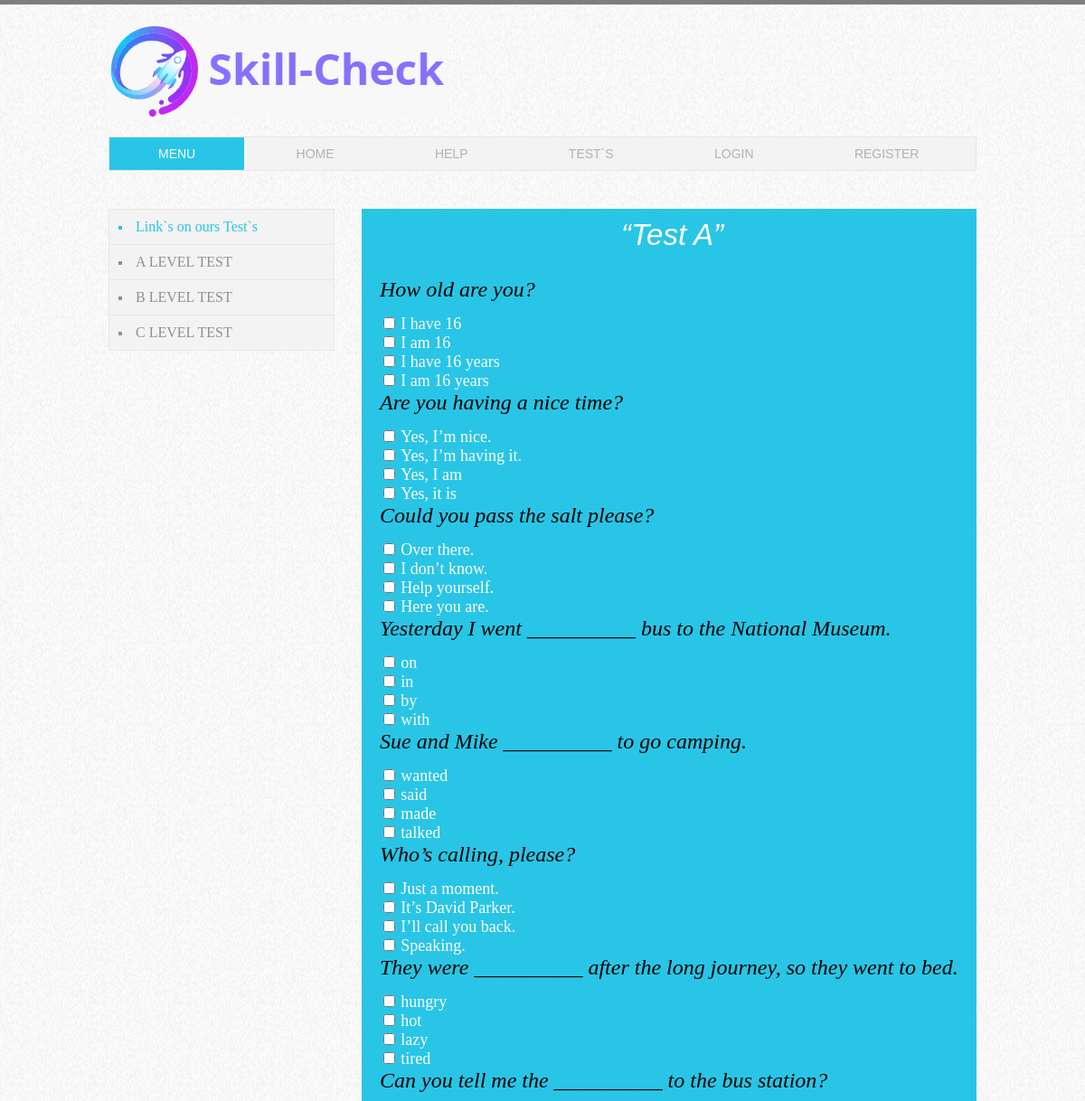
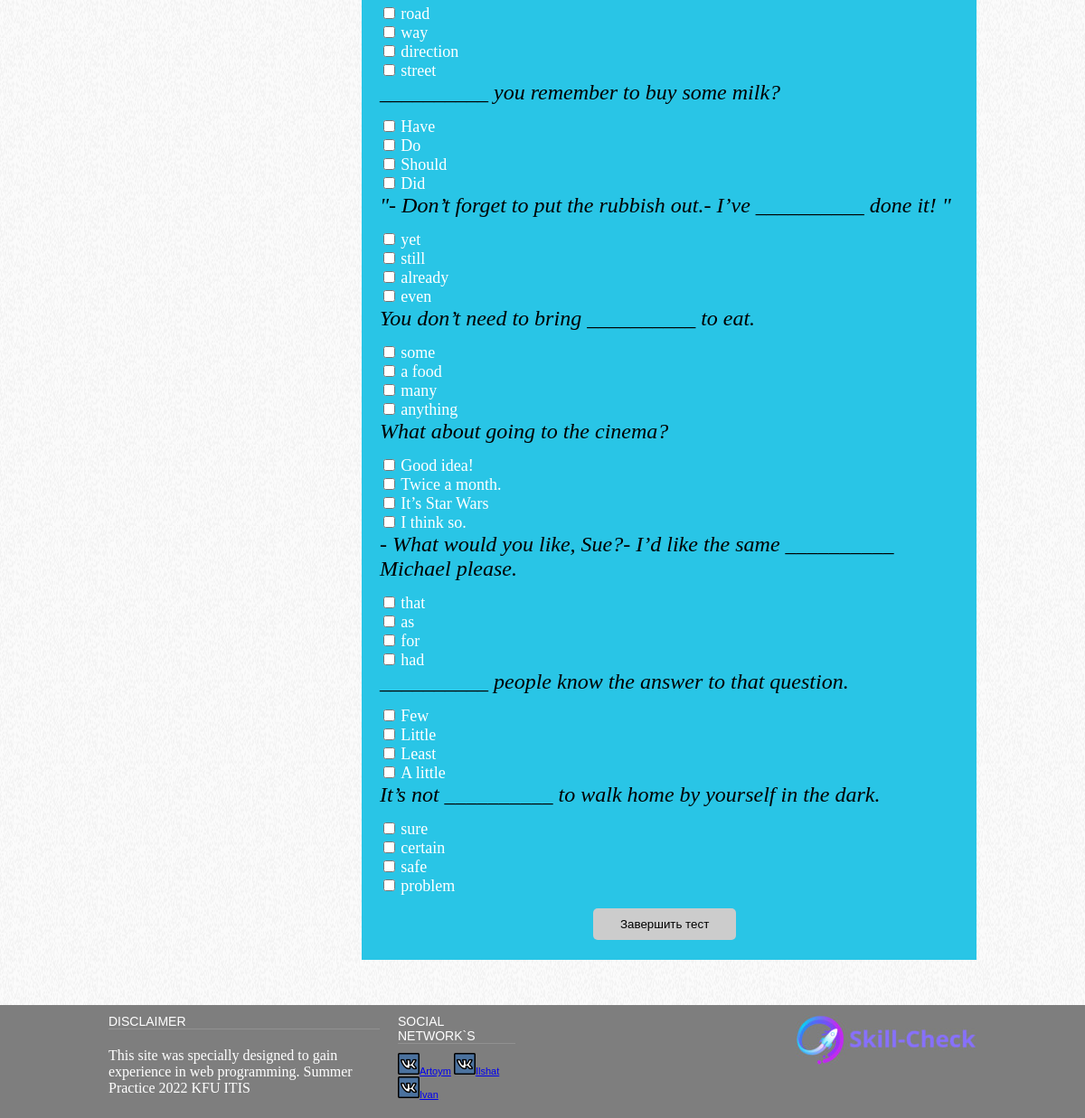
/tests/level-1/, run on the app's committed database (2 pictures, top to bottom).
### testenglish/models.py (models this page shows, shortened)
class Question(models.Model):
    text = models.TextField(blank=True)
    answer1 = models.CharField(max_length=255)
    answer2 = models.CharField(max_length=255)
    answer3 = models.CharField(max_length=255)
    answer4 = models.CharField(max_length=255)
    correct_answer = models.CharField(max_length=255)
    order = models.IntegerField(null=True)
    category = models.CharField(max_length=255, null=True)

### testenglish/views.py (the view)
# urls.py: path('tests/level-<int:level>/', views.tests_by_level, name='tests_by_level'),
def tests_by_level(request, level):
    questions = Question.objects.all()
    if level == 1:
        return render(request, 'testenglish/Test-1.html', {'questions': questions})
    elif level == 2:
        return render(request, 'testenglish/Test-2.html', {'questions': questions})
    elif level == 3:
        return render(request, 'testenglish/Test-3.html', {'questions': questions})

### testenglish/templates/testenglish/Test-1.html
{% extends 'testenglish/base.html' %}
{% load static %}
{% block content %}
<section>
    <blockquote>
        <p id="quote">
            &ldquo;Test A&rdquo;
        </p>
        <br/>
        <br>
        {% for q in questions %}
        {% if q.order < 16 %}
        <form action="{% url 'tests_by_level_result' level=1 %}" method="get">
            <div>
                <p><font face="Cinzel" color="black" size="5">{{q.text}}</font></p>
                <br/>
                <input type="checkbox" id="choice1" name="answer" value="answer1">
                <label for="choice1"><font face="Cinzel" color="white" size="4">{{q.answer1}}</font></label>
                <br/>
                <input type="checkbox" id="choice2" name="answer" value="answer2">
                <label for="choice2"><font face="Cinzel" color="white" size="4">{{q.answer2}}</font></label>
                <br/>
                <input type="checkbox" id="choice3" name="answer" value="answer3">
                <label for="choice3"><font face="Cinzel" color="white" size="4">{{q.answer3}}</font></label>
                <br/>
                <input type="checkbox" id="choice4" name="answer" value="answer4">
                <label for="choice4"><font face="Cinzel" color="white" size="4">{{q.answer4}}</font></label>
            </div>
            {% endif %}
            {% endfor %}
            <br/>
            <input type="submit" class="input-endt" id="end-test" name="endtest" value="Завершить тест">
        </form>
    </blockquote>
</section>
{% endblock %}

### testenglish/static/css/styles.css (style rules this page uses)
body { color: #8f8f8f; font: 12px Tahoma, sans-serif; background: #f8f8f8 url(../images/bg.png); border-top: 5px solid #7e7e7e; margin: 0; }
section { margin-left: 280px; padding-bottom: 50px; }
blockquote { margin: 0; background: #29c5e6; padding: 10px 20px; font-family: 'Oswald', sans-serif; font-weight: 300; }
blockquote p { color: #fff; font-style: italic; font-size: 33px; margin: 0; }
p { margin: 20px 0; }
#quote { margin-left: 267px; }
#end-test { padding:10px 30px; background:#ccc; border:0 none; cursor:pointer; -webkit-border-radius: 5px; border-radius: 5px; margin-left: 236px; }
.input-endt { display:block; padding: 0px 40px; margin-left: 255px; }

### data on the page
Question: text "How old are you?", answer1 "I have 16", answer2 "I am 16", answer3 "I have 16 years", answer4 "I am 16 years"
Question: text "Are you having a nice time?", answer1 "Yes, I’m nice.", answer2 "Yes, I’m having it.", answer3 "Yes, I am", answer4 "Yes, it is"
Question: text "Could you pass the salt please?", answer1 "Over there.", answer2 "I don’t know.", answer3 "Help yourself.", answer4 "Here you are."
Question: text "Yesterday I went __________ bus to the National Museum.", answer1 "on", answer2 "in", answer3 "by", answer4 "with"
Question: text "Sue and Mike __________ to go camping.", answer1 "wanted", answer2 "said", answer3 "made", answer4 "talked"
Question: text "Who’s calling, please?", answer1 "Just a moment.", answer2 "It’s David Parker.", answer3 "I’ll call you back.", answer4 "Speaking."
Question: text "They were __________ after the long journey, so they went to bed.", answer1 "hungry", answer2 "hot", answer3 "lazy", answer4 "tired"
Question: text "Can you tell me the __________ to the bus station?", answer1 "road", answer2 "way", answer3 "direction", answer4 "street"
Question: text "__________ you remember to buy some milk?", answer1 "Have", answer2 "Do", answer3 "Should", answer4 "Did"
Question: text "\"- Don’t forget to put the rubbish out.- I’ve __________ done it! \"", answer1 "yet", answer2 "still", answer3 "already", answer4 "even"
Question: text "You don’t need to bring __________ to eat.", answer1 "some", answer2 "a food", answer3 "many", answer4 "anything"
Question: text "What about going to the cinema?", answer1 "Good idea!", answer2 "Twice a month.", answer3 "It’s Star Wars", answer4 "I think so."
Question: text "- What would you like, Sue?- I’d like the same __________ Michael please.", answer1 "that", answer2 "as", answer3 "for", answer4 "had"
Question: text "__________ people know the answer to that question.", answer1 "Few", answer2 "Little", answer3 "Least", answer4 "A little"
Question: text "It’s not __________ to walk home by yourself in the dark.", answer1 "sure", answer2 "certain", answer3 "safe", answer4 "problem"
